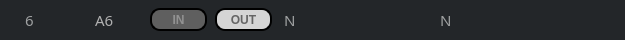
    <widget class="QGroupBox" name="groupBox_8">
     <property name="geometry">
      <rect>
       <x>10</x>
       <y>270</y>
       <width>625</width>
       <height>40</height>
      </rect>
     </property>
     <property name="styleSheet">
      <string notr="true">background-color: rgb(35, 38, 41);
border: 1px solid rgb(35, 38, 41);
border-radius: 17px
</string>
     </property>
     <property name="title">
      <string/>
     </property>
     <widget class="QLabel" name="Caridlb_6">
      <property name="geometry">
       <rect>
        <x>20</x>
        <y>12</y>
        <width>21</width>
        <height>16</height>
       </rect>
      </property>
      <property name="font">
       <font>
        <family>AppleSDGothicNeoB00</family>
        <pointsize>11</pointsize>
        <weight>50</weight>
        <bold>false</bold>
       </font>
      </property>
      <property name="styleSheet">
       <string notr="true">color: rgb(159, 161, 162);
</string>
      </property>
      <property name="text">
       <string>6</string>
      </property>
     </widget>
     <widget class="QLabel" name="Caridlb_a6">
      <property name="geometry">
       <rect>
        <x>90</x>
        <y>12</y>
        <width>31</width>
        <height>16</height>
       </rect>
      </property>
      <property name="font">
       <font>
        <family>AppleSDGothicNeoB00</family>
        <pointsize>11</pointsize>
        <weight>50</weight>
        <bold>false</bold>
       </font>
      </property>
      <property name="styleSheet">
       <string notr="true">color: rgb(177, 177, 177);</string>
      </property>
      <property name="text">
       <string>A6</string>
      </property>
     </widget>
     <widget class="QPushButton" name="CarID6btIN">
      <property name="geometry">
       <rect>
        <x>150</x>
        <y>8</y>
        <width>57</width>
        <height>23</height>
       </rect>
      </property>
      <property name="font">
       <font>
        <weight>75</weight>
        <bold>true</bold>
       </font>
      </property>
      <property name="styleSheet">
       <string notr="true">QPushButton#CarID6btIN{
	background-color: rgb(95, 95, 95);
	color : rgb(146,146,146);
	border: 2px solid rgb(0,0,0);
	border-radius: 10px
}</string>
      </property>
      <property name="text">
       <string>IN</string>
      </property>
     </widget>
     <widget class="QLabel" name="A6Carnamelb">
      <property name="geometry">
       <rect>
        <x>435</x>
        <y>12</y>
        <width>139</width>
        <height>16</height>
       </rect>
      </property>
      <property name="font">
       <font>
        <family>AppleSDGothicNeoB00</family>
        <pointsize>11</pointsize>
       </font>
      </property>
      <property name="styleSheet">
       <string notr="true">color: rgb(159, 161, 162);</string>
      </property>
      <property name="text">
       <string>N</string>
      </property>
     </widget>
     <widget class="QLabel" name="A6timerlb">
      <property name="geometry">
       <rect>
        <x>279</x>
        <y>12</y>
        <width>56</width>
        <height>16</height>
       </rect>
      </property>
      <property name="font">
       <font>
        <family>AppleSDGothicNeoB00</family>
        <pointsize>11</pointsize>
       </font>
      </property>
      <property name="styleSheet">
       <string notr="true">color: rgb(159, 161, 162);</string>
      </property>
      <property name="text">
       <string>N</string>
      </property>
     </widget>
     <widget class="QPushButton" name="CarID6btOut">
      <property name="geometry">
       <rect>
        <x>215</x>
        <y>8</y>
        <width>57</width>
        <height>23</height>
       </rect>
      </property>
      <property name="font">
       <font>
        <weight>75</weight>
        <bold>true</bold>
       </font>
      </property>
      <property name="styleSheet">
       <string notr="true">QPushButton#CarID6btOut{
	background-color: rgb(213, 213, 213);
	color : rgb(101,101,101);
	border: 2px solid rgb(0,0,0);
	border-radius: 10px
}
</string>
      </property>
      <property name="text">
       <string>OUT</string>
      </property>
     </widget>
     <widget class="QLabel" name="Car6Statelb">
      <property name="geometry">
       <rect>
        <x>348</x>
        <y>10</y>
        <width>31</width>
        <height>21</height>
       </rect>
      </property>
      <property name="text">
       <string/>
      </property>
     </widget>
    </widget>
